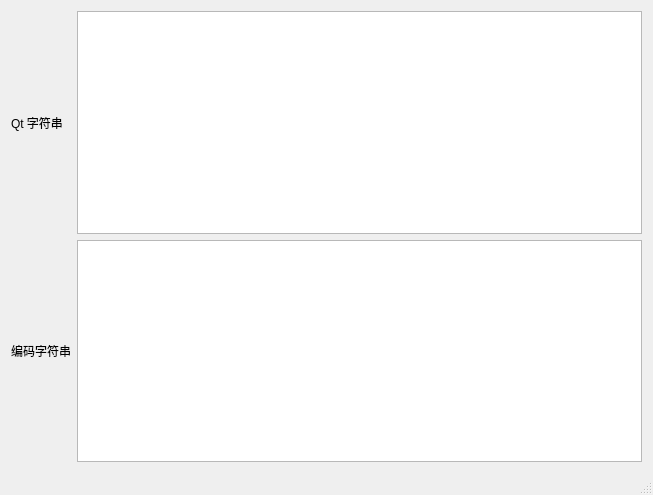
<?xml version="1.0" encoding="UTF-8"?>
<ui version="4.0">
 <class>MainWindow</class>
 <widget class="QMainWindow" name="MainWindow">
  <property name="geometry">
   <rect>
    <x>0</x>
    <y>0</y>
    <width>653</width>
    <height>495</height>
   </rect>
  </property>
  <property name="windowTitle">
   <string>Qt字符串编码工具</string>
  </property>
  <widget class="QWidget" name="centralWidget">
   <layout class="QGridLayout" name="gridLayout">
    <item row="0" column="1">
     <widget class="QTextEdit" name="teRawText"/>
    </item>
    <item row="0" column="0">
     <widget class="QLabel" name="label">
      <property name="text">
       <string>Qt 字符串</string>
      </property>
     </widget>
    </item>
    <item row="1" column="1">
     <widget class="QTextEdit" name="teEncode"/>
    </item>
    <item row="1" column="0">
     <widget class="QLabel" name="label_4">
      <property name="text">
       <string>编码字符串</string>
      </property>
     </widget>
    </item>
   </layout>
  </widget>
  <widget class="QStatusBar" name="statusBar"/>
 </widget>
 <layoutdefault spacing="6" margin="11"/>
 <resources/>
 <connections/>
</ui>
